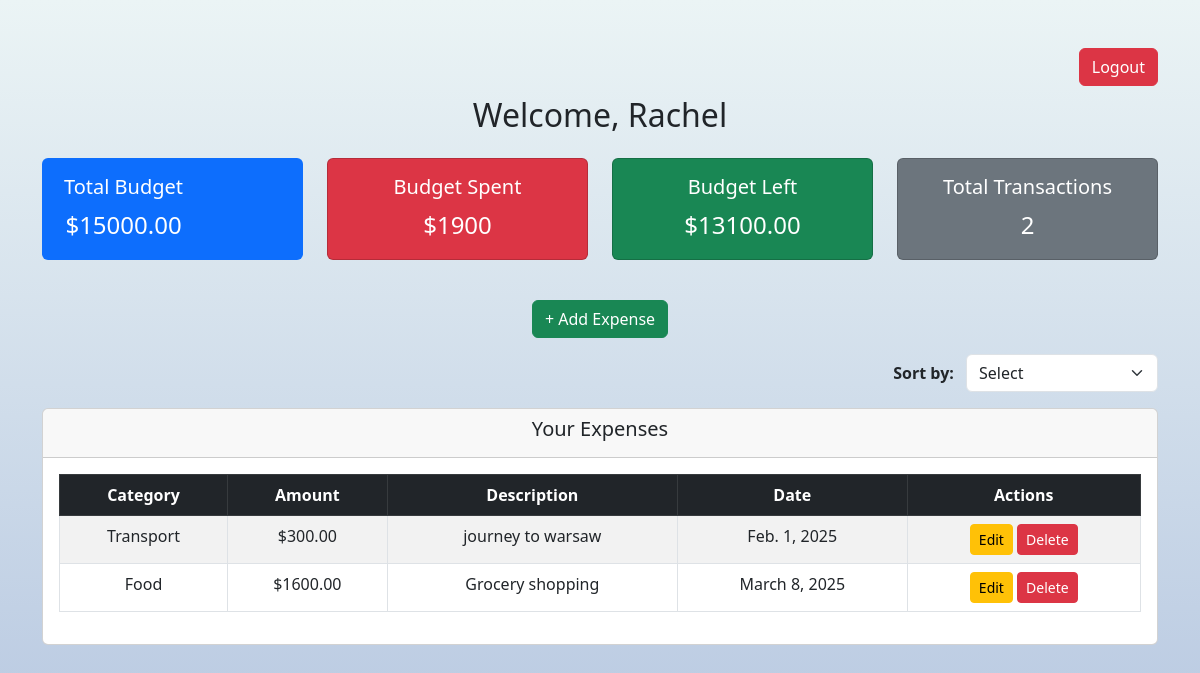
Screenshot of / (signed in) with the database file from the repository.
### tracker/models.py (models this page shows, shortened)
class Budget(models.Model):
    user = models.OneToOneField(User, on_delete=models.CASCADE)
    total_budget = models.DecimalField(
        max_digits=10, decimal_places=2, default=0.00)

class Expense(models.Model):
    user = models.ForeignKey(
        User, on_delete=models.CASCADE, null=True, blank=True)
    title = models.CharField(max_length=255, default='Untitled Expense')
    category = models.CharField(max_length=100)
    amount = models.DecimalField(max_digits=10, decimal_places=2)
    description = models.TextField(blank=True, null=True)
    date = models.DateField(default=timezone.now)

### tracker/views.py (the view)
# urls.py: path('', views.dashboard, name='dashboard'),  # Dashboard as homepage
@login_required
def dashboard(request):
    budget = Budget.objects.get_or_create(user=request.user)[
        0]   # Ensure budget exists
    expenses = Expense.objects.filter(user=request.user)
    total_budget = budget.total_budget if budget else 0
    total_spent = expenses.aggregate(Sum('amount'))[
        'amount__sum'] or 0  # Sum of all expenses
    budget_left = total_budget - total_spent
    total_transactions = expenses.count()
    sort_option = request.GET.get("sort", "date_asc")
    if sort_option == "date_asc":
        expenses = expenses.order_by("date")  # Oldest first
    elif sort_option == "date_desc":
        expenses = expenses.order_by("-date")  # Newest first
    elif sort_option == "category_asc":
        expenses = expenses.order_by("category")  # A-Z
    elif sort_option == "category_desc":
        expenses = expenses.order_by("-category")  # Z-A
    context = {
        "total_budget": total_budget,
        "total_spent": total_spent,
        "budget_left": budget_left,
        "total_transactions": total_transactions,
        "expenses": expenses,
        "selected_sort": sort_option,
    }
    return render(request, 'tracker/dashboard.html', context)

### tracker/templates/tracker/dashboard.html (shortened to what this page needs)
{% extends 'base.html' %}
{% block content %}
<div class="container mt-5">
    <div style="text-align: right; margin-bottom: 10px;">
        <a href="{% url 'logout' %}" class="btn btn-danger">Logout</a>
    </div>
    <h2 class="text-center mb-4">Welcome, {{ request.user.username }}</h2>
    <div class="row text-center">
        <div class="col-md-3">
            <button type="button" class="card text-white bg-primary mb-4 w-100" data-bs-toggle="modal" data-bs-target="#setBudgetModal" style="border:none;">
                <div class="card-body">
                    <h5 class="card-title">Total Budget</h5>
                    <p class="card-text fs-4">${{ total_budget }}</p>
                </div>
            </button>
        </div>
        <div class="col-md-3">
            <div class="card text-white bg-danger mb-4">
                <div class="card-body">
                    <h5 class="card-title">Budget Spent</h5>
                    <p class="card-text fs-4">${{ total_spent }}</p>
                </div>
            </div>
        </div>
        <div class="col-md-3">
            <div class="card text-white bg-success mb-4">
                <div class="card-body">
                    <h5 class="card-title">Budget Left</h5>
                    <p class="card-text fs-4">${{ budget_left }}</p>
                </div>
            </div>
        </div>
        <div class="col-md-3">
            <div class="card text-white bg-secondary mb-4">
                <div class="card-body">
                    <h5 class="card-title">Total Transactions</h5>
                    <p class="card-text fs-4">{{ total_transactions }}</p>
                </div>
            </div>
        </div>
    </div>
    <div class="text-center my-3">
    <button type="button" class="btn btn-success" data-bs-toggle="modal" data-bs-target="#addExpenseModal">
        + Add Expense
    </button>
    </div>
    <div class="d-flex justify-content-end mb-3">
        <form method="GET">
            <label for="sort" class="me-2 fw-bold">Sort by:</label>
            <select name="sort" class="form-select w-auto d-inline-block" onchange="this.form.submit()">
                <option value="">Select</option>
            </select>
        </form>
    </div>
    <div class="card">
        <div class="card-header">
            <h5 class="text-center">Your Expenses</h5>
        </div>
        <div class="card-body">
            <table class="table table-bordered table-striped text-center">
                <thead class="table-dark">
                    <tr>
                        <th>Category</th>
                        <th>Amount</th>
                        <th>Description</th>
                        <th>Date</th>
                        <th>Actions</th>
                    </tr>
                </thead>
                <tbody>
                    {% for expense in expenses %}
                    <tr>
                        <td>{{ expense.category }}</td>
                        <td>${{ expense.amount }}</td>
                        <td>{{ expense.description }}</td>
                        <td>{{ expense.date }}</td>
                        <td>
                            <button type="button" class="btn btn-warning btn-sm" data-bs-toggle="modal" data-bs-target="#editExpenseModal{{ expense.id }}">
                                Edit
                            </button>
                            <button type="button" class="btn btn-danger btn-sm" data-bs-toggle="modal" data-bs-target="#deleteExpenseModal{{ expense.id }}">
                                Delete
                            </button>
                        </td>
                    </tr>
                    {% empty %}
                    <tr>
                        <td colspan="5">No expenses recorded.</td>
                    </tr>
                    {% endfor %}
                </tbody>
            </table>
        </div>
    </div>
</div>
{% endblock %}

### templates/base.html (style rules this page uses)
body { background: linear-gradient(180deg, #ebf4f5, #b5c6e0); background-size: 100% 100%; background-repeat: no-repeat; background-attachment: fixed; background-position: center; background-size: cover; }

### rows the page displays
Budget: total_budget "15000.00"
Expense: category "Transport", amount "300.00", description "journey to warsaw", date "Feb. 1, 2025"
Expense: category "Food", amount "1600.00", description "Grocery shopping", date "March 8, 2025"

### other values shown
{{ request.user.username }} "Rachel"
{{ total_spent }} "1900"
{{ budget_left }} "13100.00"
{{ total_transactions }} "2"
